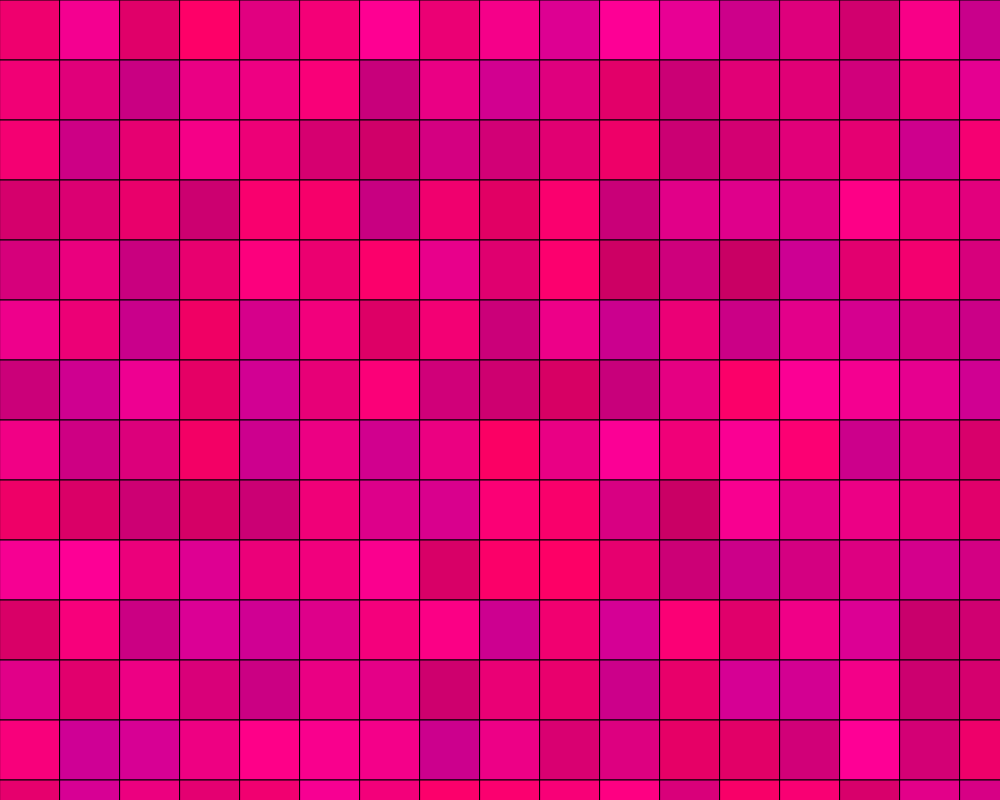
Frame 1 (no input)
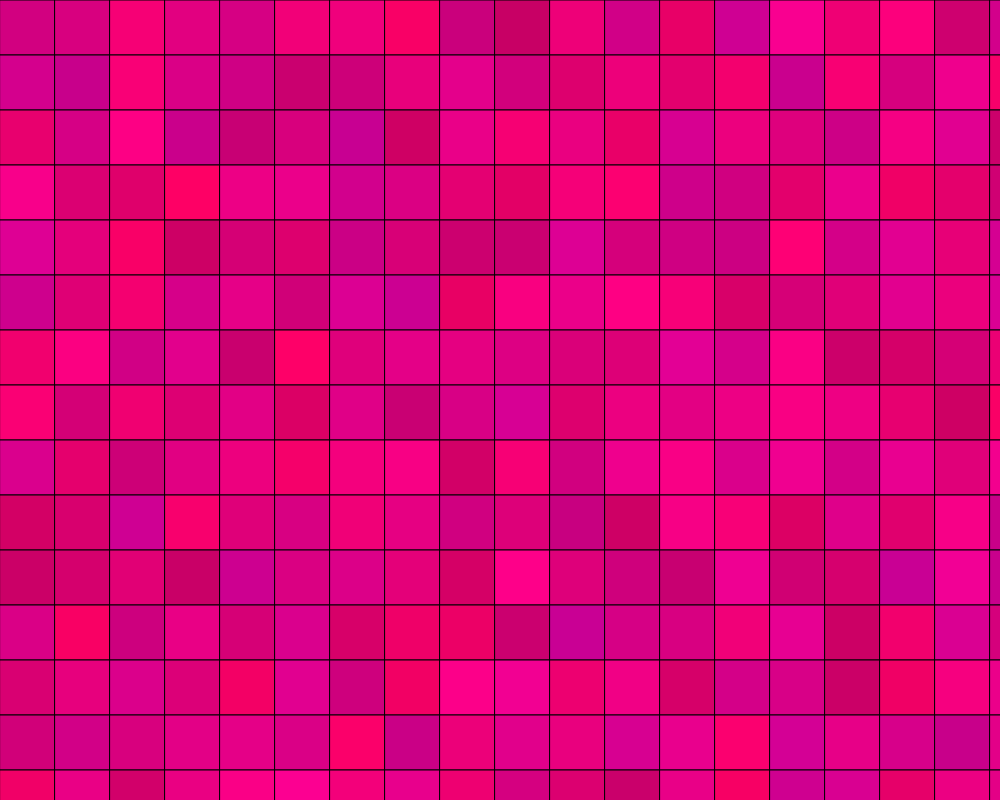
Frame 2 (the mouse pressed at the canvas centre, redrawn once)

The p5.js sketch that drew these frames (run headless with seeded random() and noise() and a simulated clock; the mouse was pressed at the canvas centre and the sketch redrawn once):

// p5.js sketch
// ── sketch.js
// Project Title
// Your Name
// Date
//
// Extra for Experts:
// - describe what you did to take this project "above and beyond"


//TO DO 
//
//j is supposed to be halfway through the size array and squareSize uses j 
//to browse the size array values and change square size based on that



//let squareSize = sizeArray.indexOf(j);

let squareSize = 60;



let sizeArray = [];
let j = sizeArray.length / 2;

function setup() {
  createCanvas(1000, 800);

  getSizes();

  noLoop();
}

function getSizes() {
  //if height is greater than width, count to height
  if (height > width) {
    for (let i = 0; i <= height; i++) {
      if (height % i === 0 && width % i === 0) {
        sizeArray.push(i);
        print(sizeArray);
      }
    }
  }

  //if width is greater than height, count to width
  if (height < width) {
    for (let i = 0; i <= width; i++) {
      if (height % i === 0 && width % i === 0) {
        sizeArray.push(i);
        print(sizeArray);
      }
    }
  }
}


//resize sketch when canvas resized
function windowResized() {
  resizeCanvas(windowWidth, windowHeight);
}

//draw squares for the first time and change square size
function draw() {
  makeSquares();
}


//refresh canvas if key is pressed
function keyPressed() {
  makeSquares();
}

//change size when mouse pressed
function mousePressed() {
  //squares get smaller if they aren't too small already
  if (mouseButton === LEFT) {
    j -= 1;







    //THIS CAN GO WHEN YOU HAVE FIGURED OUT J
    if (squareSize < 15) {
      squareSize = 15;
    }
    else {
      squareSize -= 5;
    }












  }
  //squares get bigger if they aren't too big already
  if (mouseButton === RIGHT) {
    j += 1;
    if (squareSize > 800) {
      squareSize = 800;
    }
    else {
      squareSize += 5;
    }
  }
  makeSquares();
}

//make the squares on the screen
function makeSquares() {
  for (let x = 0; x < width; x += squareSize) {
    for (let y = 0; y < height; y += squareSize) {
      fill(int(random(200, 255)), 0, int(random(100, 150)));
      rect(x, y, squareSize, squareSize);
    }
  }
}
